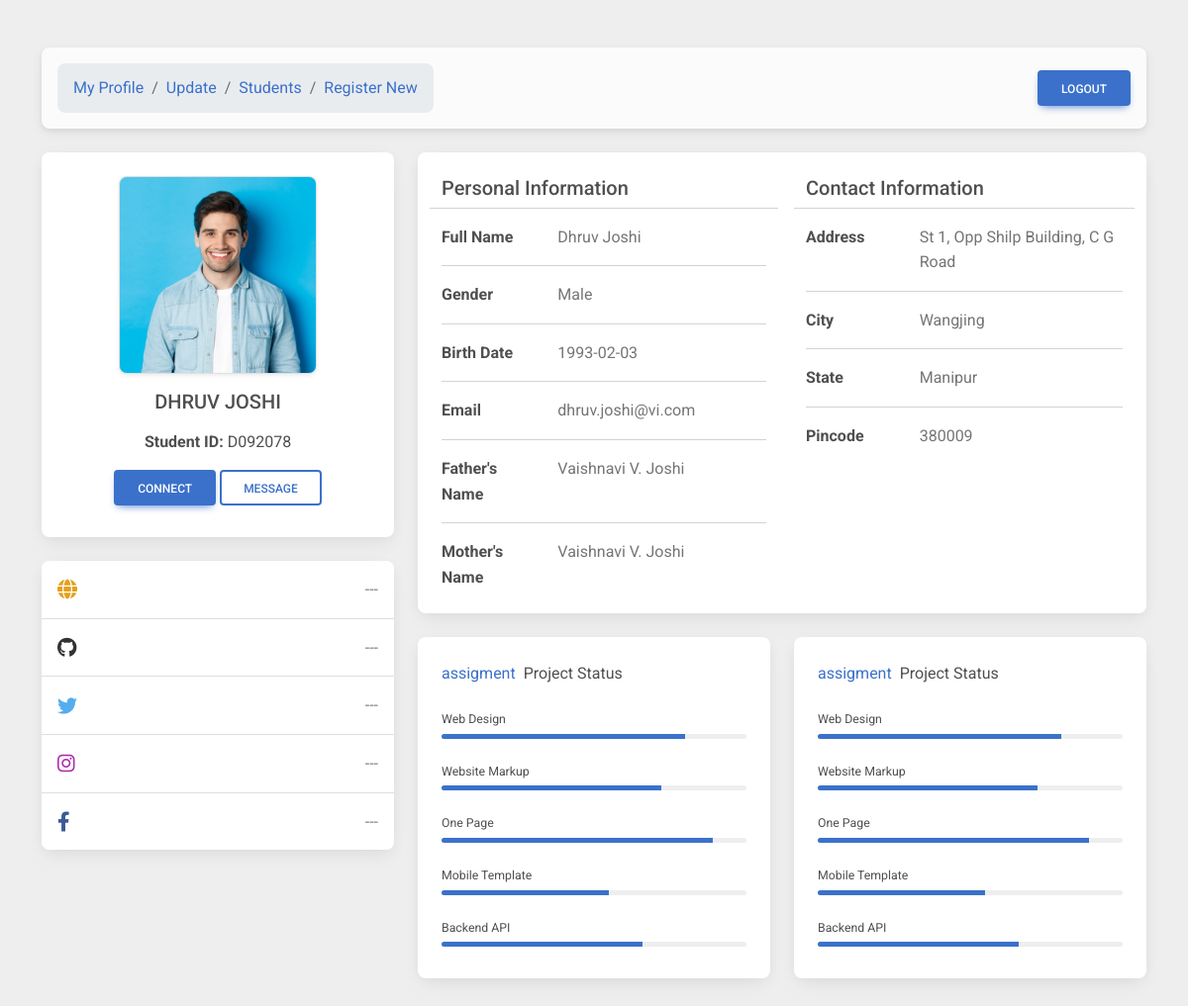
Page /routes/view.php?id=63bebbd092078 (signed in) on the committed database.
### tables this page shows
CREATE TABLE `student_details` (
  `id` varchar(80) NOT NULL,
  `first_name` varchar(80) NOT NULL,
  `last_name` varchar(80) NOT NULL,
  `father_name` varchar(80) NOT NULL,
  `mother_name` varchar(80) NOT NULL,
  `gender` int(20) NOT NULL,
  `date_of_birth` date NOT NULL,
  `email_id` varchar(50) NOT NULL,
  `address` varchar(200) NOT NULL,
  `pincode` int(11) NOT NULL,
  `state` varchar(100) NOT NULL,
  `city` varchar(100) NOT NULL,
  `password` varchar(80) NOT NULL,
  `password_hash` varchar(255) DEFAULT NULL,
  `profile_pic` varchar(255) DEFAULT NULL,
  `website` varchar(255) DEFAULT NULL,
  `github` varchar(255) DEFAULT NULL,
  `twitter` varchar(255) DEFAULT NULL,
  `instagram` varchar(255) DEFAULT NULL,
  `facebook` varchar(255) DEFAULT NULL
);

### routes/view.php (the view, shortened to what the rows shown need)
<?php
include "../php/config.php";
$user_id = $_REQUEST["id"];
$sql = "SELECT * FROM student_details WHERE id = '$user_id'";
$result = mysqli_query($connect, $sql);
$row = mysqli_fetch_array($result);
$id = $row["id"];
$first_name = $row["first_name"];
$last_name = $row["last_name"];
$mother_name = $row["mother_name"];
$gender =
    $row["gender"] == 1 ? "Male" : ($row["gender"] == 2 ? "Female" : "Others");
$date_of_birth = $row["date_of_birth"];
$email_id = $row["email_id"];
$address = $row["address"];
$pincode = $row["pincode"];
$state = $row["state"];
$city = $row["city"];
$profile_pic = $row["profile_pic"];
?>
<!DOCTYPE html>
<html lang="en">
<head>
    <link rel="stylesheet" href="../css/style.css">
    <link href="https://cdnjs.cloudflare.com/ajax/libs/font-awesome/6.0.0/css/all.min.css" rel="stylesheet" />
    <link href="https://cdnjs.cloudflare.com/ajax/libs/mdb-ui-kit/6.1.0/mdb.min.css" rel="stylesheet" />
</head>
<body style="background-color: #eee;">
    <section>
        <div class="container py-5">
            <div class="row">
                <div class="col-lg-4">
                    <div class="card mb-4">
                        <div class="card-body text-center">
                            <div class="img-thumbnail img-fluid"
                                style="width: 200px; height: 200px; border-radius: .5em; background-image: url('<?php echo "../img/upload/" .
                                    $profile_pic; ?>'); background-size: cover; background-position: top center; margin: auto;"
                                alt="User Image">
                            </div>
                            <h5 class="my-3" style="text-transform: uppercase">
                                <?php echo $first_name . " " . $last_name; ?>
                            </h5>
                            <p class="mb-3"><strong>Student ID:</strong> <?php echo strtoupper(
                                substr($id, 6)
                            ); ?></p>
                            <div class="d-flex justify-content-center mb-2">
                                <a href="mailto:<?php echo $email_id; ?>" role="button"
                                    class="btn btn-primary">Connect</a>
                                <a href="#" role="button" class="btn btn-outline-primary ms-1"
                                    data-mdb-ripple-color="primary">Message</a>
                            </div>
                        </div>
                    </div>
                </div>
                <div class="col-lg-8">
                    <div class="card mb-4 d-lg-flex flex-lg-row">
                        <div class="col-lg-6">
                            <div class="card-body" style="padding-right: 1rem">
                                <div class="row">
                                    <div class="col-sm-8">
                                        <p class="text-muted mb-0">
                                            <?php echo $first_name .
                                                " " .
                                                $last_name; ?>
                                        </p>
                                    </div>
                                </div>
                                <div class="row">
                                    <div class="col-sm-8">
                                        <p class="text-muted mb-0"><?php echo $gender; ?></p>
                                    </div>
                                </div>
                                <div class="row">
                                    <div class="col-sm-8">
                                        <p class="text-muted mb-0">
                                            <?php echo $date_of_birth; ?>
                                        </p>
                                    </div>
                                </div>
                                <div class="row">
                                    <div class="col-sm-8">
                                        <p class="text-muted mb-0">
                                            <?php echo $email_id; ?>
                                        </p>
                                    </div>
                                </div>
                                <div class="row">
                                    <div class="col-sm-8">
                                        <p class="text-muted mb-0">
                                            <?php echo $mother_name; ?>
                                        </p>
                                    </div>
                                </div>
                                <div class="row">
                                    <div class="col-sm-8">
                                        <p class="text-muted mb-0"><?php echo $mother_name; ?></p>
                                    </div>
                                </div>
                            </div>
                        </div>
                        <div class="col-lg-6">
                            <div class="card-body">
                                <div class="row">
                                    <div class="col-sm-8">
                                        <p class="text-muted mb-0">
                                            <?php echo $address; ?>
                                        </p>
                                    </div>
                                </div>
                                <div class="row">
                                    <div class="col-sm-8">
                                        <p class="text-muted mb-0"><?php echo $city; ?></p>
                                    </div>
                                </div>
                                <div class="row">
                                    <div class="col-sm-8">
                                        <p class="text-muted mb-0">
                                            <?php echo $state; ?>
                                        </p>
                                    </div>
                                </div>
                                <div class="row">
                                    <div class="col-sm-8">
                                        <p class="text-muted mb-0">
                                            <?php echo $pincode; ?>
                                        </p>
                                    </div>
                                </div>
                            </div>
                        </div>
                    </div>
                </div>
            </div>
        </div>
    </section>
</body>
</html>

### rows in the picture
student_details: profile_pic (picture), first_name "DHRUV", last_name "JOSHI", id "D092078", first_name "Dhruv", last_name "Joshi", gender "Male", date_of_birth "1993-02-03", email "dhruv.joshi@vi.com", mother_name "Vaishnavi V. Joshi", address "St 1, Opp Shilp Building, C G Road", city "Wangjing", state "Manipur", pincode "380009"
